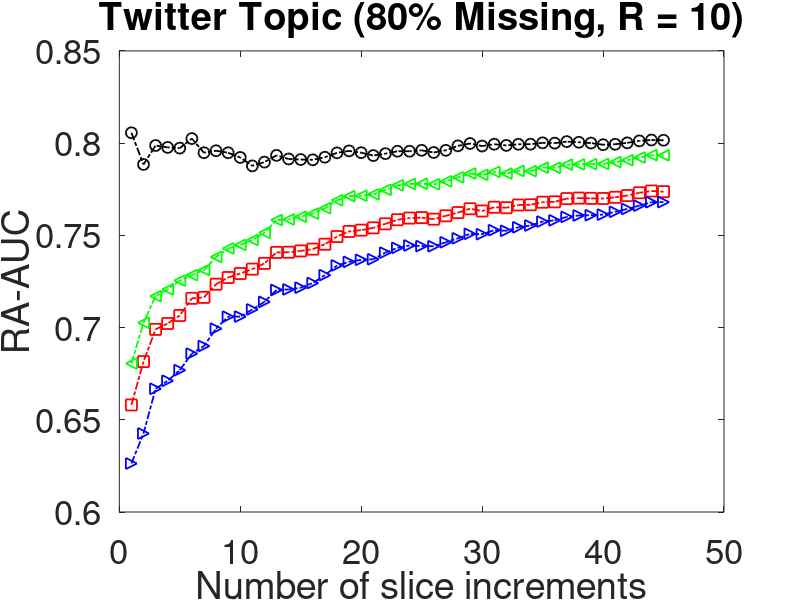

Reproduce this figure in MATLAB.
clear all;
close all;

df = load('r10.mat');
% mast mis80
mast = df.mis80_r10(:,1);
% tncp mis80
tncp = df.mis80_r10(:,2);
% als mis80
als = df.mis80_r10(:,3);
% our mis80
our= df.mis80_r10(:,4);

nrank = [1:1:45];

figure (1);
hold on;
box on;
%change color
plot(nrank, mast,  'rs-.','LineWidth',1.3, 'MarkerSize',8);
plot(nrank, tncp, 'g<-.','LineWidth',1.3, 'MarkerSize',8);
plot(nrank, als, 'b>-.','LineWidth',1.3, 'MarkerSize',8);
plot(nrank, our, 'ko-.', 'LineWidth',1.3, 'MarkerSize',8);

% legend('MAST','TNCP','CP-ALS','POST');
%lgd = legend('Ours-Win-1','Ours-Win-2','Ours-Win-3', 'GP-PTF');
%lgd.FontSize = 25;
ylabel('RA-AUC', 'FontSize',25);
xlabel('Number of slice increments','FontSize',25);

title('Twitter Topic (80% Missing, R = 10)','FontSize',25)

% xlim([0.9,101]);
 %ylim([0,1]);
% set(gca,'XTick',10:10:100, 'FontSize',25);
set(gca, 'FontSize',25);
 %set(gca,'YTick',[0.55, 0.65, 0.75, 0.85], 'FontSize',25);
 set(gca,'FontSize',25);

